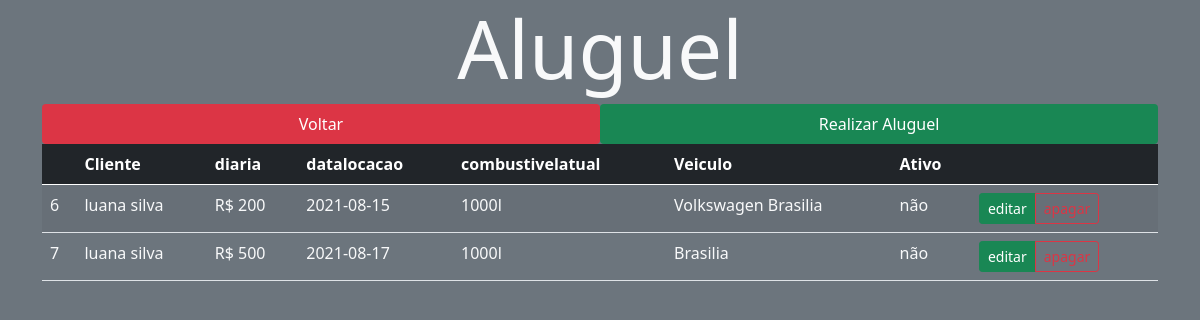
The page /src/views/vendas.php on the database as committed earlier.
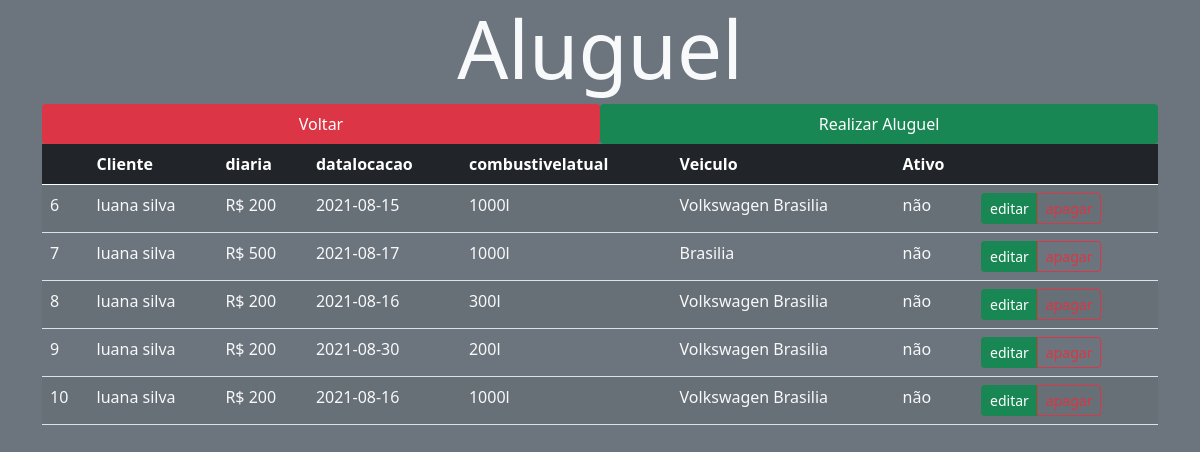
The same page on the database as committed later.
### tables this page shows
CREATE TABLE `aluguel` (
  `idaluguel` int(11) NOT NULL,
  `idcliente` int(11) NOT NULL,
  `diaria` varchar(200) NOT NULL,
  `datalocacao` date NOT NULL,
  `combustivelatual` varchar(200) NOT NULL,
  `ativo` tinyint(1) NOT NULL
);

CREATE TABLE `cliente` (
  `idcliente` int(11) NOT NULL,
  `nome` varchar(200) NOT NULL,
  `email` varchar(200) NOT NULL,
  `endereco` varchar(200) NOT NULL,
  `telefone` varchar(200) NOT NULL
);

CREATE TABLE `veiculo` (
  `idveiculo` int(11) NOT NULL,
  `idtipoveiculo` int(11) NOT NULL,
  `idmodelo` int(11) NOT NULL,
  `idseguro` int(11) NOT NULL,
  `ano` varchar(200) NOT NULL,
  `cor` varchar(200) NOT NULL,
  `placa` varchar(200) NOT NULL,
  `status` varchar(200) NOT NULL,
  `nome` varchar(200) NOT NULL
);

### src/controller/VendasController.php (called while the page is built, shortened)
<?php
require_once '../model/Venda.php';
require_once '../model/Database.php';
class VendasController extends aluguel
{
    protected $tabela = 'aluguel';
    public function findAll()
    {
        $query = "SELECT * FROM $this->tabela";
        $stm = Database::prepare($query);
        $stm->execute();
        $aluguels = array();
        foreach ($stm->fetchAll() as $aluguel) {
             $query2 = "SELECT * FROM itemaluguel WHERE idaluguel = $aluguel->idaluguel";
             $stm2 = Database::prepare($query2);
             $stm2->execute();
             $a = $stm2->fetch(PDO::FETCH_OBJ);
             $query3 = "SELECT * FROM veiculo WHERE idveiculo = $a->idveiculo";
             $stm3 = Database::prepare($query3);
             $stm3->execute();
             $b = $stm3->fetch(PDO::FETCH_OBJ);
            array_push(
                $aluguels,
                new aluguel($aluguel->idaluguel, $aluguel->idcliente, $aluguel->diaria, $aluguel->datalocacao, $aluguel->combustivelatual,$b->nome, $aluguel->ativo )
            );
        }
        return $aluguels;
    }
}

### src/model/Database.php (called while the page is built, shortened)
<?php
class Database
{
    private static $instance;
    public static function getInstance()
    {
        if (!isset(self::$instance)) {
            try {
                self::$instance = new PDO('mysql:host=' . HOST . '; dbname=' . BASE, USER, PASS);
                self::$instance->setAttribute(PDO::ATTR_ERRMODE, PDO::ERRMODE_EXCEPTION);
                self::$instance->setAttribute(PDO::ATTR_DEFAULT_FETCH_MODE, PDO::FETCH_OBJ);
            } catch (PDOException $error) {
                echo $error->getMessage();
            }
        }
        return self::$instance;
    }
    public static function prepare($sql)
    {
        return self::getInstance()->prepare($sql);
    }
}

### src/model/Venda.php (called while the page is built, shortened)
<?php
class aluguel
{
    private $idaluguel;
    private $idcliente;
    private $diaria;
    private $datalocacao;
    private $combustivelatual;
    private $nome;
    private $ativo;
    public function __construct($idaluguel, $idcliente,$diaria,$datalocacao,$combustivelatual,$nome,$ativo)
    {
        $this->idaluguel = $idaluguel;
        $this->idcliente = $idcliente;
        $this->diaria = $diaria;
        $this->datalocacao = $datalocacao;
        $this->combustivelatual = $combustivelatual;
        $this->nome = $nome;
        $this->ativo = $ativo;
    }
    public function getidaluguel()
    {
        return $this->idaluguel;
    }
    public function getidcliente()
    {
        return $this->idcliente;
    }
    public function getnome()
    {
        return $this->nome;
    }
        public function getdiaria()
    {
        return $this->diaria;
    }
    public function getdatalocacao()
    {
        return $this->datalocacao;
    }
        public function getcombustivelatual()
    {
        return $this->combustivelatual;
    }
        public function getativo()
    {
        return $this->ativo;
    }
}

### src/controller/ClientesController.php (called while the page is built, shortened)
<?php
require_once '../model/cliente.php';
require_once '../model/Database.php';
class ClientesController extends cliente
{
    protected $tabela = 'cliente';
    public function findOne($idcliente)
    {
        $query = "SELECT * FROM $this->tabela WHERE idcliente = :id";
        $stm = Database::prepare($query);
        $stm->bindParam(':id', $idcliente, PDO::PARAM_INT);
        $stm->execute();
        $cliente = new cliente(null, null, null, null, null);
        foreach ($stm->fetchAll() as $cl) {
            $cliente->setidcliente($cl->idcliente);
            $cliente->setNome($cl->nome);
            $cliente->setemail($cl->email);
            $cliente->setendereco($cl->endereco);
            $cliente->settelefone($cl->telefone);
        }
        return $cliente;
    }
}

### src/model/cliente.php (called while the page is built, shortened)
<?php
class cliente
{
    private $nome;
    public function __construct($idcliente, $nome, $email,$endereco,$telefone)
    {
        $this->nome = $nome;
    }
    public function getNome()
    {
        return $this->nome;
    }
    public function setNome($nome)
    {
        $this->nome = $nome;
    }
}

### src/views/vendas.php (the view, shortened to what this page needs)
<!DOCTYPE html>
<html lang="pt_br">
<head>
    <link href="https://cdn.jsdelivr.net/npm/bootstrap@5.0.1/dist/css/bootstrap.min.css" rel="stylesheet">
    <link rel="stylesheet" href="../../public/styles/main.css">
</head>
<body class="bg-secondary">
    <div class="container">
        <h1 class="display-1 text-center text-light">Aluguel</h1>
        <nav class="nav nav-pills nav-justified ">
            <a href="../../index.php" class="nav-item nav-link active bg-danger" >Voltar </a>
            <a href="./realizar-venda.php"  class="nav-item nav-link active bg-success">Realizar Aluguel</a>
        </nav>
        <table class="table table-striped " id="table">
            <thead class="table-dark">
                <tr>
                <th></th>
                <th>Cliente</th>
                <th>diaria</th>
                <th>datalocacao</th>
                <th>combustivelatual</th>
                <th>Veiculo</th>
                <th>Ativo</th>
                <th></th>
  </tr>
            </thead>
            <tbody>
                <?php
                    require_once '../controller/VendasController.php';
                    require_once '../controller/ClientesController.php';
                    $aluguels = new VendasController();
                    $clientes = new ClientesController();
                    foreach ($aluguels->findAll() as $aluguel) {
                        $R=$aluguel->getativo(); if($R== 1){$r="sim";}else{$r = "não";}    ?>
                        <tr class="text-light">
                            <td> <?= $aluguel->getidaluguel() ?> </td>
                            <td> <?= $clientes->findOne($aluguel->getidcliente())->getnome() ?> </td>
                            <td> <?= "R$ ",$aluguel->getdiaria() ?> </td>
                            <td> <?= $aluguel->getdatalocacao() ?> </td>
                            <td> <?= $aluguel->getcombustivelatual(),"l" ?> </td>
                            <td> <?= $aluguel->getnome() ?> </td>
                            <td> <?=$r ?> </td>
                            <td>
                                <div class="btn-group btn-group-sm">
                                    <a href="./editar-venda.php?id=<?= $aluguel->getidaluguel() ?>" class="btn btn-success">editar</a>
                                <a href="./apagar-venda.php?id=<?= $aluguel->getidaluguel() ?>" onclick="return confirm('Tem certeza de que deseja excluir este item?');"class="btn btn-outline-danger">apagar</a>
                                </div>
                            </td>
                        </tr> <?php
                    }
                ?>
            </tbody>
        </table>
    </div>
</body>
</html>

Rows that differ between the two databases and show on the page:
added aluguel: idaluguel "8", idcliente.telefone "luana silva", diaria "200", datalocacao "2021-08-16", combustivelatual "300", $aluguel->getnome() "Volkswagen Brasilia", ativo "não"
added aluguel: idaluguel "9", idcliente.telefone "luana silva", diaria "200", datalocacao "2021-08-30", combustivelatual "200", $aluguel->getnome() "Volkswagen Brasilia", ativo "não"
added aluguel: idaluguel "10", idcliente.telefone "luana silva", diaria "200", datalocacao "2021-08-16", combustivelatual "1000", $aluguel->getnome() "Volkswagen Brasilia", ativo "não"
